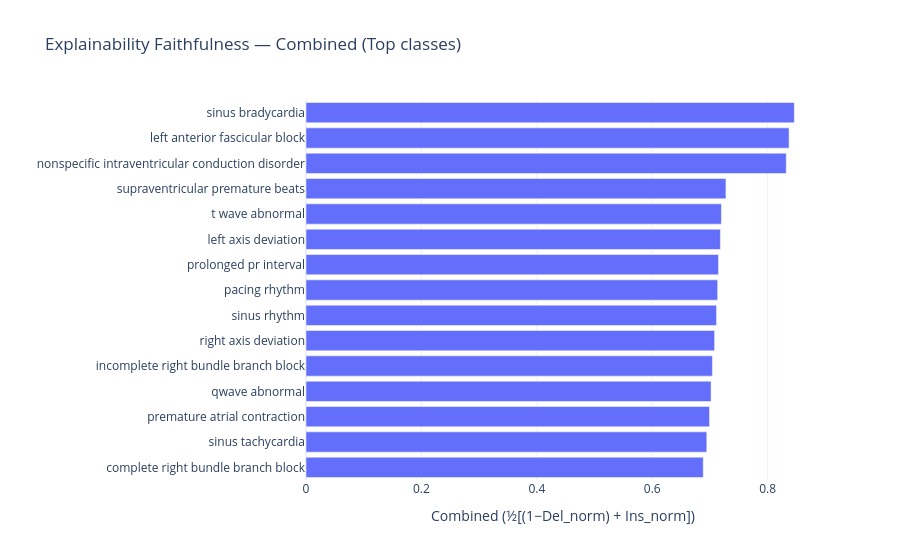
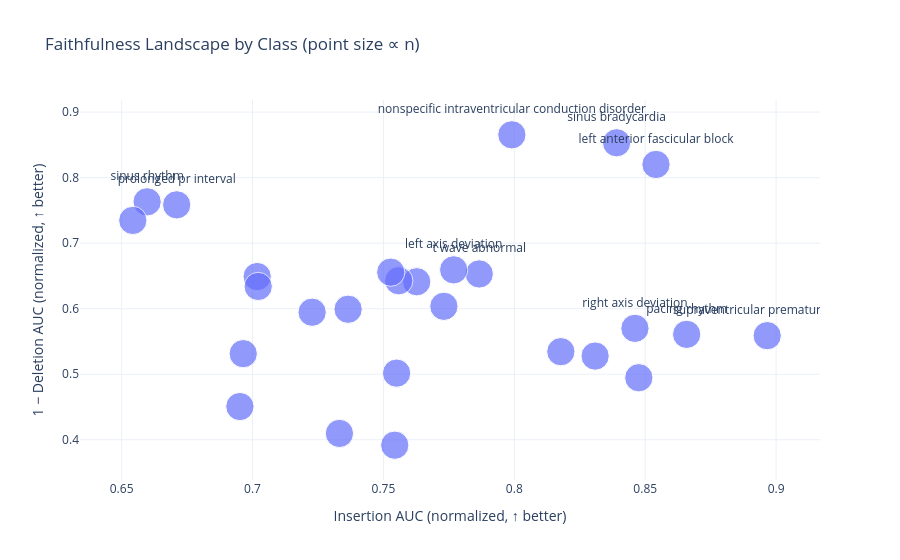
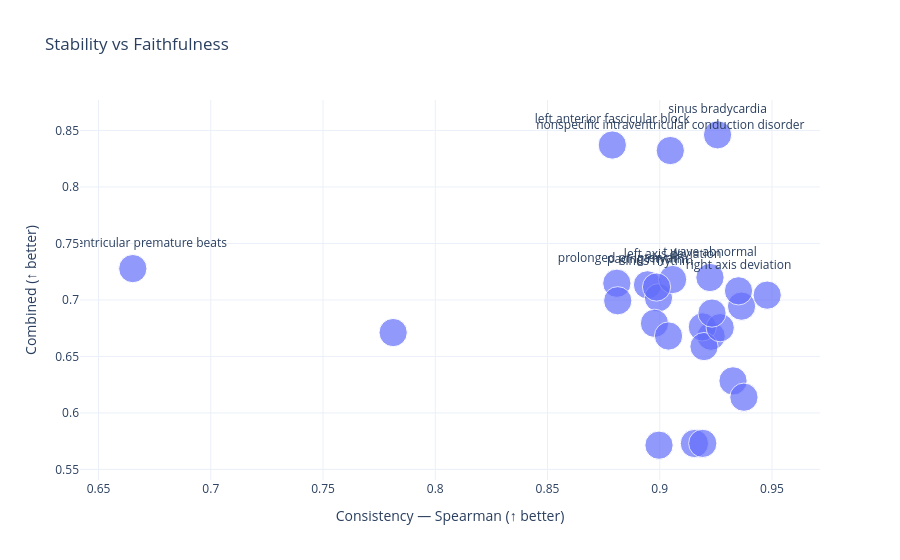

Notebook cell for these charts, in order:
### Markdown cell above
### Plots

### Code cell
# ==== Plotly versions of the XAI plots ======================================
import json
import pandas as pd
import numpy as np
from pathlib import Path
import plotly.express as px
import plotly.graph_objects as go

# ---------------- Settings ----------------
CSV_PATH = Path("xai_report_per_class_fast.csv")  # change if needed
OUT_DIR  = Path("./xai_figs_plotly")
MIN_N    = 8                                  # filter: only show classes with >= MIN_N support
TOPK_BAR = 15                                 # top-k for the combined bar chart
TEMPLATE = "plotly_white"

OUT_DIR.mkdir(parents=True, exist_ok=True)

# --------------- Load ---------------------
df = pd.read_csv(CSV_PATH)

expected = [
    "class","n","p_orig","p_base","del_auc_norm","ins_auc_norm","combined",
    "cons_spearman","cons_jaccard_5","cons_jaccard_10",
    "infidelity_prob_best_sigma","infidelity_prob","infidelity_prob_grid",
    "sens_windowed_delta_prob","config"
]
missing = [c for c in expected if c not in df.columns]
if missing:
    raise ValueError(f"CSV missing columns: {missing}")

# Cast numerics
num_cols = [c for c in expected if c not in ["class","infidelity_prob_grid","config"]]
df[num_cols] = df[num_cols].apply(pd.to_numeric, errors="coerce")

# Optional parse (not used in plots, but handy if you need them later)
def _maybe_parse_json(x):
    if isinstance(x, str):
        s = x.strip()
        if s and (s.startswith("{") or s.startswith("[")):
            try:
                return json.loads(s)
            except Exception:
                return x
    return x
df["infidelity_prob_grid_parsed"] = df["infidelity_prob_grid"].apply(_maybe_parse_json)
df["config_parsed"] = df["config"].apply(_maybe_parse_json)

# Filter by support
df_main = df[df["n"].fillna(0) >= MIN_N].copy().reset_index(drop=True)
if df_main.empty:
    raise ValueError(f"No classes with n >= {MIN_N}. Lower MIN_N to include more classes.")

# Helper for saving
def save_html(fig, name):
    path = OUT_DIR / name
    fig.write_html(str(path), include_plotlyjs="cdn", full_html=True)
    print("Saved:", path)
    return path

# ---------------- 1) Combined score per class (top-k bar) -------------------
topk = min(TOPK_BAR, len(df_main))
df_bar = df_main.sort_values("combined", ascending=False).head(topk)

fig1 = px.bar(
    df_bar.sort_values("combined"),  # ascending so horizontal bars look nice
    x="combined", y="class",
    orientation="h",
    template=TEMPLATE,
    title="Explainability Faithfulness — Combined (Top classes)",
    labels={"combined": "Combined (½[(1−Del_norm) + Ins_norm])", "class": ""}
)
fig1.update_layout(yaxis=dict(categoryorder="array", categoryarray=list(df_bar.sort_values("combined")["class"])))
save_html(fig1, "xai_combined_bar_topk.html")
fig1.show()

# ---------------- 2) Scatter: Insertion vs (1 − Deletion), size ∝ n ---------
df_main["one_minus_del"] = 1.0 - df_main["del_auc_norm"]

# annotate only top-10 by combined
top10_names = set(df_main.sort_values("combined", ascending=False).head(10)["class"])
df_main["label"] = df_main["class"].where(df_main["class"].isin(top10_names), "")

fig2 = px.scatter(
    df_main,
    x="ins_auc_norm", y="one_minus_del",
    size="n", text="label",
    hover_data={
        "class": True, "n": True,
        "ins_auc_norm": ":.3f", "one_minus_del": ":.3f",
        "del_auc_norm": ":.3f", "combined": ":.3f",
        "cons_spearman": ":.3f"
    },
    template=TEMPLATE,
    title="Faithfulness Landscape by Class (point size ∝ n)",
    labels={
        "ins_auc_norm": "Insertion AUC (normalized, ↑ better)",
        "one_minus_del": "1 − Deletion AUC (normalized, ↑ better)"
    },
)
fig2.update_traces(textposition="top center")
fig2.update_layout(showlegend=False)
save_html(fig2, "xai_faithfulness_scatter.html")
fig2.show()

# ---------------- 3) Scatter: Consistency vs Combined -----------------------
fig3 = px.scatter(
    df_main,
    x="cons_spearman", y="combined",
    size="n", text="label",
    hover_data={
        "class": True, "n": True,
        "cons_spearman": ":.3f", "combined": ":.3f",
        "ins_auc_norm": ":.3f", "del_auc_norm": ":.3f"
    },
    template=TEMPLATE,
    title="Stability vs Faithfulness",
    labels={"cons_spearman": "Consistency — Spearman (↑ better)", "combined": "Combined (↑ better)"}
)
fig3.update_traces(textposition="top center")
fig3.update_layout(showlegend=False)
save_html(fig3, "xai_consistency_vs_combined.html")
fig3.show()

# ---------------- 4) Bar: Infidelity (prob-space, best σ) — log x ---------- 
df_inf = df_main.sort_values("infidelity_prob", ascending=True).copy()

fig4 = px.bar(
    df_inf,
    x="infidelity_prob", y="class",
    orientation="h",
    template=TEMPLATE,
    title="Per-class Infidelity (prob-space, best σ)",
    labels={"infidelity_prob": "Infidelity (log scale, ↓ better)", "class": ""}
)
fig4.update_xaxes(type="log")
save_html(fig4, "xai_infidelity_bar_log.html")
fig4.show()

# ---------------- 5) Bar: Targeted windowed sensitivity (Δprob @ ~5%) -------
df_sens = df_main.sort_values("sens_windowed_delta_prob", ascending=False).copy()

fig5 = px.bar(
    df_sens,
    x="sens_windowed_delta_prob", y="class",
    orientation="h",
    template=TEMPLATE,
    title="Targeted Windowed Sensitivity (Per Class)",
    labels={
        "sens_windowed_delta_prob": "Δ probability after masking top ~5% windows (↑ stronger causal link)",
        "class": ""
    }
)
save_html(fig5, "xai_targeted_sensitivity_bar.html")
fig5.show()

# ---------------- Summary printout ------------------------------------------
print(f"\nSummary (n ≥ {MIN_N}):")
print("Classes:", len(df_main))
print("Combined  median = {:.3f}   IQR = ({:.3f}, {:.3f})".format(
    df_main["combined"].median(),
    df_main["combined"].quantile(0.25),
    df_main["combined"].quantile(0.75)
))

### Figure 1 — Plotly figure (JSON) as saved in the notebook; plotly's stock layout.template omitted (floating-point values rounded to 4 significant figures)
{"data": [{"hovertemplate": "Combined (½[(1−Del_norm) + Ins_norm])=%{x}<br>=%{y}<extra></extra>", "legendgroup": "", "marker": {"color": "#636efa", "pattern": {"shape": ""}}, "name": "", "orientation": "h", "showlegend": false, "textposition": "auto", "type": "bar", "x": [0.6884, 0.6945, 0.6993, 0.7019, 0.7043, 0.7081, 0.7114, 0.7134, 0.7148, 0.7181, 0.7198, 0.7277, 0.8322, 0.8371, 0.8461], "xaxis": "x", "y": ["complete right bundle branch block", "sinus tachycardia", "premature atrial contraction", "qwave abnormal", "incomplete right bundle branch block", "right axis deviation", "sinus rhythm", "pacing rhythm", "prolonged pr interval", "left axis deviation", "t wave abnormal", "supraventricular premature beats", "nonspecific intraventricular conduction disorder", "left anterior fascicular block", "sinus bradycardia"], "yaxis": "y"}], "layout": {"barmode": "relative", "legend": {"tracegroupgap": 0}, "title": {"text": "Explainability Faithfulness — Combined (Top classes)"}, "xaxis": {"anchor": "y", "domain": [0, 1], "title": {"text": "Combined (½[(1−Del_norm) + Ins_norm])"}}, "yaxis": {"anchor": "x", "categoryarray": ["complete right bundle branch block", "sinus tachycardia", "premature atrial contraction", "qwave abnormal", "incomplete right bundle branch block", "right axis deviation", "sinus rhythm", "pacing rhythm", "prolonged pr interval", "left axis deviation", "t wave abnormal", "supraventricular premature beats", "nonspecific intraventricular conduction disorder", "left anterior fascicular block", "sinus bradycardia"], "categoryorder": "array", "domain": [0, 1], "title": {"text": ""}}}}

### Figure 2 — Plotly figure (JSON) as saved in the notebook; plotly's stock layout.template omitted (floating-point values rounded to 4 significant figures; data arrays with more than 128 entries replaced by an {"elided": "..."} marker saying what was removed)
{"data": [{"customdata": {"elided": "27x5 mixed values"}, "hovertemplate": "Insertion AUC (normalized, ↑ better)=%{x:.3f}<br>1 − Deletion AUC (normalized, ↑ better)=%{y:.3f}<br>n=%{customdata[1]}<br>label=%{text}<br>class=%{customdata[0]}<br>del_auc_norm=%{customdata[2]:.3f}<br>combined=%{customdata[3]:.3f}<br>cons_spearman=%{customdata[4]:.3f}<extra></extra>", "legendgroup": "", "marker": {"color": "#636efa", "size": [12, 12, 12, 12, 12, 12, 12, 12, 12, 12, 12, 12, 12, 12, 12, 12, 12, 12, 12, 12, 12, 12, 12, 12, 12, 12, 12], "sizemode": "area", "sizeref": 0.03, "symbol": "circle"}, "mode": "markers+text", "name": "", "orientation": "v", "showlegend": false, "text": ["pacing rhythm", "", "", "", "", "", "t wave abnormal", "prolonged pr interval", "", "", "", "", "left axis deviation", "sinus bradycardia", "", "sinus rhythm", "", "", "", "left anterior fascicular block", "right axis deviation", "", "", "supraventricular premature beats", "nonspecific intraventricular conduction disorder", "", ""], "textposition": "top center", "type": "scatter", "x": [0.8658, 0.7365, 0.755, 0.6952, 0.8178, 0.7627, 0.7866, 0.671, 0.8309, 0.6965, 0.7228, 0.7559, 0.7768, 0.8391, 0.7332, 0.6597, 0.6543, 0.8476, 0.7018, 0.8541, 0.8461, 0.7543, 0.7022, 0.8966, 0.7991, 0.7528, 0.7731], "xaxis": "x", "y": [0.5609, 0.5992, 0.5017, 0.4507, 0.5345, 0.6411, 0.6531, 0.7585, 0.5278, 0.5314, 0.5947, 0.6427, 0.6593, 0.8532, 0.4097, 0.7631, 0.7347, 0.4947, 0.6491, 0.8201, 0.57, 0.3918, 0.634, 0.5589, 0.8654, 0.6557, 0.6037], "yaxis": "y"}], "layout": {"legend": {"itemsizing": "constant", "tracegroupgap": 0}, "showlegend": false, "title": {"text": "Faithfulness Landscape by Class (point size ∝ n)"}, "xaxis": {"anchor": "y", "domain": [0, 1], "title": {"text": "Insertion AUC (normalized, ↑ better)"}}, "yaxis": {"anchor": "x", "domain": [0, 1], "title": {"text": "1 − Deletion AUC (normalized, ↑ better)"}}}}

### Figure 3 — Plotly figure (JSON) as saved in the notebook; plotly's stock layout.template omitted (floating-point values rounded to 4 significant figures)
{"data": [{"customdata": [["pacing rhythm", 12, 0.8658, 0.4391], ["prolonged qt interval", 12, 0.7365, 0.4008], ["atrial fibrillation", 12, 0.755, 0.4983], ["atrial flutter", 12, 0.6952, 0.5493], ["left bundle branch block", 12, 0.8178, 0.4655], ["qwave abnormal", 12, 0.7627, 0.3589], ["t wave abnormal", 12, 0.7866, 0.3469], ["prolonged pr interval", 12, 0.671, 0.2415], ["ventricular premature beats", 12, 0.8309, 0.4722], ["low qrs voltages", 12, 0.6965, 0.4686], ["1st degree av block", 12, 0.7228, 0.4053], ["premature atrial contraction", 12, 0.7559, 0.3573], ["left axis deviation", 12, 0.7768, 0.3407], ["sinus bradycardia", 12, 0.8391, 0.1468], ["bradycardia", 12, 0.7332, 0.5903], ["sinus rhythm", 12, 0.6597, 0.2369], ["sinus tachycardia", 12, 0.6543, 0.2653], ["premature ventricular contractions", 12, 0.8476, 0.5053], ["sinus arrhythmia", 12, 0.7018, 0.3509], ["left anterior fascicular block", 12, 0.8541, 0.1799], ["right axis deviation", 12, 0.8461, 0.43], ["right bundle branch block", 12, 0.7543, 0.6082], ["t wave inversion", 12, 0.7022, 0.366], ["supraventricular premature beats", 12, 0.8966, 0.4411], ["nonspecific intraventricular conduction disorder", 12, 0.7991, 0.1346], ["incomplete right bundle branch block", 12, 0.7528, 0.3443], ["complete right bundle branch block", 12, 0.7731, 0.3963]], "hovertemplate": "Consistency — Spearman (↑ better)=%{x:.3f}<br>Combined (↑ better)=%{y:.3f}<br>n=%{customdata[1]}<br>label=%{text}<br>class=%{customdata[0]}<br>ins_auc_norm=%{customdata[2]:.3f}<br>del_auc_norm=%{customdata[3]:.3f}<extra></extra>", "legendgroup": "", "marker": {"color": "#636efa", "size": [12, 12, 12, 12, 12, 12, 12, 12, 12, 12, 12, 12, 12, 12, 12, 12, 12, 12, 12, 12, 12, 12, 12, 12, 12, 12, 12], "sizemode": "area", "sizeref": 0.03, "symbol": "circle"}, "mode": "markers+text", "name": "", "orientation": "v", "showlegend": false, "text": ["pacing rhythm", "", "", "", "", "", "t wave abnormal", "prolonged pr interval", "", "", "", "", "left axis deviation", "sinus bradycardia", "", "sinus rhythm", "", "", "", "left anterior fascicular block", "right axis deviation", "", "", "supraventricular premature beats", "nonspecific intraventricular conduction disorder", "", ""], "textposition": "top center", "type": "scatter", "x": [0.8945, 0.9229, 0.9326, 0.9154, 0.919, 0.8994, 0.9224, 0.8809, 0.8977, 0.9375, 0.9197, 0.8813, 0.9057, 0.9258, 0.8997, 0.8986, 0.9364, 0.7812, 0.9269, 0.8789, 0.9351, 0.9192, 0.9039, 0.6653, 0.9047, 0.9479, 0.9233], "xaxis": "x", "y": [0.7134, 0.6679, 0.6284, 0.5729, 0.6761, 0.7019, 0.7198, 0.7148, 0.6793, 0.6139, 0.6587, 0.6993, 0.7181, 0.8461, 0.5715, 0.7114, 0.6945, 0.6711, 0.6754, 0.8371, 0.7081, 0.573, 0.6681, 0.7277, 0.8322, 0.7043, 0.6884], "yaxis": "y"}], "layout": {"legend": {"itemsizing": "constant", "tracegroupgap": 0}, "showlegend": false, "title": {"text": "Stability vs Faithfulness"}, "xaxis": {"anchor": "y", "domain": [0, 1], "title": {"text": "Consistency — Spearman (↑ better)"}}, "yaxis": {"anchor": "x", "domain": [0, 1], "title": {"text": "Combined (↑ better)"}}}}
